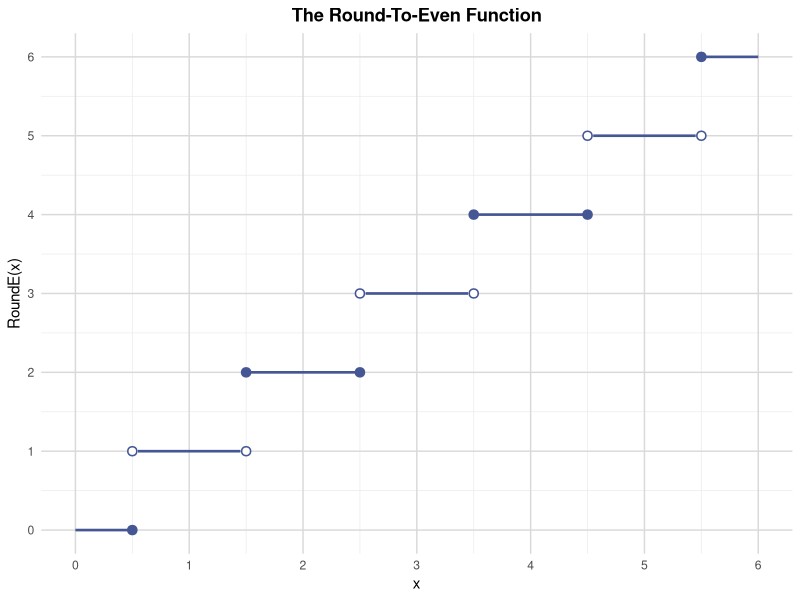
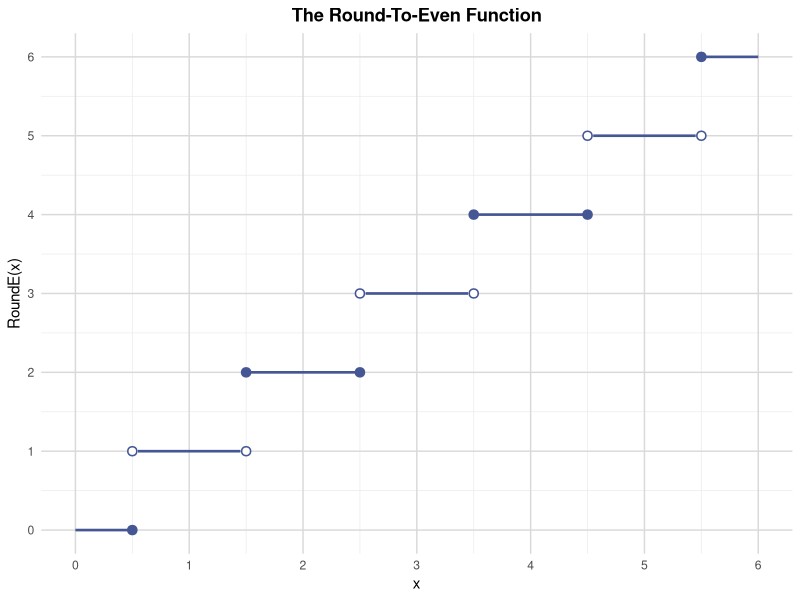

Generate these figures, in order, with R:
out <- Sys.getenv("OUT_DIR")
if (out == "" || is.na(out)) out <- "."
dir.create(out, showWarnings = FALSE, recursive = TRUE)

# helpers: SAS semantics
round_sas <- function(x, unit = 1) {
  # traditional round half away from zero, SAS ROUND
  # vectorized
  # add small epsilon to handle binary floating representation
  # SAS: round(x, unit) = round(x/unit)*unit with half away from zero
  z <- x / unit
  # for positive and negative, away from zero
  # use floor(abs(z)+0.5+1e-9)
  res <- sign(z) * floor(abs(z) + 0.5 + 1e-9) * unit
  # clean floating noise: round to 10 decimal places then to decimals implied by unit
  # determine decimals from unit if unit is power of 10
  # generic clean
  res <- round(res, 10)
  res
}

rounde_sas <- function(x, unit = 1) {
  # round half to even, SAS ROUNDE, uses R's round (bankers)
  z <- x / unit
  res <- round(z) * unit
  res <- round(res, 10)
  res
}

# ------------------------------------------------------------
# Create step plot data of round-half-to-even function
# data Series;
x_series <- seq(0, 6, by = 0.05)
# ensure exactly as SAS: 0 to 6 by 0.05 inclusive
y_series <- rounde_sas(x_series, 1)
group_series <- y_series
Series <- data.frame(x = x_series, y = y_series, group = group_series)

# data Scatter1;
x1_vals <- seq(0.5, 5.5, by = 1)
y1_vals <- rounde_sas(x1_vals, 1)
Scatter1 <- data.frame(x1 = x1_vals, y1 = y1_vals)

# data Scatter2;
x2_vals <- seq(0.5, 5.5, by = 1)
y2_vals <- rounde_sas(x2_vals + 1, 1) - 1
Scatter2 <- data.frame(x2 = x2_vals, y2 = y2_vals)

# data RoundToEven; set Series Scatter1 Scatter2;
# In SAS this creates a dataset with all variables, missing where not present
# For plotting we keep separate data frames, but also create combined for CSV
max_n <- max(nrow(Series), nrow(Scatter1), nrow(Scatter2))
RoundToEven <- data.frame(
  x = c(Series$x, rep(NA, max_n - nrow(Series))),
  y = c(Series$y, rep(NA, max_n - nrow(Series))),
  group = c(Series$group, rep(NA, max_n - nrow(Series))),
  x1 = c(Scatter1$x1, rep(NA, max_n - nrow(Scatter1))),
  y1 = c(Scatter1$y1, rep(NA, max_n - nrow(Scatter1))),
  x2 = c(Scatter2$x2, rep(NA, max_n - nrow(Scatter2))),
  y2 = c(Scatter2$y2, rep(NA, max_n - nrow(Scatter2)))
)
# For CSV of plotted data, also create long version that matches SAS RoundToEven (stacked)
# SAS set stacks observations: first Series rows, then Scatter1 rows, then Scatter2 rows
RoundToEven_stacked <- data.frame(
  x = c(Series$x, rep(NA, nrow(Scatter1) + nrow(Scatter2))),
  y = c(Series$y, rep(NA, nrow(Scatter1) + nrow(Scatter2))),
  group = c(Series$group, rep(NA, nrow(Scatter1) + nrow(Scatter2))),
  x1 = c(rep(NA, nrow(Series)), Scatter1$x1, rep(NA, nrow(Scatter2))),
  y1 = c(rep(NA, nrow(Series)), Scatter1$y1, rep(NA, nrow(Scatter2))),
  x2 = c(rep(NA, nrow(Series) + nrow(Scatter1)), Scatter2$x2),
  y2 = c(rep(NA, nrow(Series) + nrow(Scatter1)), Scatter2$y2)
)

# ------------------------------------------------------------
# Plot: proc sgplot
library(ggplot2)

# Prepare data for ggplot
# series grouped by group: need to ensure breaks at half integers are not connected
# In SAS, group= y creates separate lines per y level, so gaps at jumps
# Replicate by using group aesthetic
p <- ggplot() +
  geom_line(data = Series, aes(x = x, y = y, group = factor(group)), color = "#445694", linewidth = 0.9) +
  geom_point(data = Scatter1, aes(x = x1, y = y1), shape = 21, size = 2.5, fill = "#445694", colour = "#445694", stroke = 0.8) +
  geom_point(data = Scatter2, aes(x = x2, y = y2), shape = 21, size = 2.5, fill = "white", colour = "#445694", stroke = 0.8) +
  labs(title = "The Round-To-Even Function", x = "x", y = "RoundE(x)") +
  theme_minimal(base_size = 11) +
  theme(
    plot.title = element_text(hjust = 0.5, face = "bold"),
    panel.grid.major = element_line(colour = "grey85"),
    panel.grid.minor = element_line(colour = "grey92")
  ) +
  scale_x_continuous(breaks = 0:6) +
  scale_y_continuous(breaks = 0:6)

# Save figure
ggsave(filename = file.path(out, "sgplot.png"), plot = p, width = 7, height = 5, dpi = 300, units = "in")
# also save as expected name SGPlot.png variant
ggsave(filename = file.path(out, "SGPlot.png"), plot = p, width = 7, height = 5, dpi = 300, units = "in")
# CSV of plotted data
write.csv(RoundToEven_stacked, file.path(out, "sgplot.csv"), row.names = FALSE, na = "")
write.csv(RoundToEven_stacked, file.path(out, "SGPlot.csv"), row.names = FALSE, na = "")
# also write RoundToEven dataset as CSV for completeness
write.csv(RoundToEven_stacked, file.path(out, "RoundToEven.csv"), row.names = FALSE, na = "")

# ------------------------------------------------------------
# Create table that compares ROUND and ROUNDE
x_seq <- seq(0, 3.5, by = 0.25)
Round_seq <- round_sas(x_seq, 1)
RoundEven_seq <- rounde_sas(x_seq, 1)
Seq <- data.frame(
  x = x_seq,
  Round = Round_seq,
  RoundEven = RoundEven_seq
)
# labels: Round = "Round(x)" RoundEven="RoundE(x)"
# Save dataset
write.csv(Seq, file.path(out, "Seq.csv"), row.names = FALSE, na = "")

# ------------------------------------------------------------
# Channel1 data
Channel1_vals <- c(
0.91,1.01,0.95,1.13,1.12,0.86,0.96,1.17,1.36,1.10,
0.98,1.27,1.13,0.92,1.15,1.26,1.14,0.88,1.03,1.00,
0.98,0.94,1.09,0.92,1.10,0.95,1.05,1.05,1.11,1.15,
1.11,0.98,0.78,1.09,0.94,1.05,0.89,1.16,0.88,1.19,
1.01,1.08,1.19,0.94,0.92,1.27,0.90,0.88,1.38,1.02,
1.21,0.99,1.19,1.05,0.95,0.92,1.06,1.03,0.76,1.04,
0.84,0.93,0.96,1.23,1.06,1.20,0.94,0.74,0.80,1.00,
1.00,0.97,0.94,1.05,1.09,1.07,0.79,1.06,0.96,1.00,
1.07,0.98,1.26,0.99,1.12,0.99,1.05,1.12,0.85,0.96,
1.01,1.21,0.95,0.86,0.86,1.19,1.24,0.75,1.03,0.84,
0.93,0.65,0.84,0.92,0.86,1.07,1.05,0.95,1.05,1.10,
0.93,1.03,0.94,0.97,0.95,0.99,0.97,0.81,1.10,0.95,
1.08,0.75,0.97,0.94,0.95,0.85,1.02,1.07,1.11,1.02,
1.16,1.05,0.88,1.29,0.99,0.83,1.06,1.05,1.03,1.15,
1.14,0.91,1.17,1.17,0.70,0.84,1.33,0.95,1.34,1.14,
1.08,1.28,1.14,0.84,1.09,1.12,0.99,1.08,0.95,1.12,
0.70,1.07,1.06,1.24,1.17,0.96,1.00,0.85,1.25,0.84,
1.00,1.01,1.08,1.08,0.75,1.06,1.09,0.86,1.08,1.11,
1.19,1.25,0.94,0.97,0.81,0.91,0.99,0.94,0.94,1.12,
1.10,0.82,1.17,0.89,0.75,0.84,1.10,0.93,1.11,1.07,
1.20,1.22,0.90,1.01,1.17,0.97,1.02,0.77,1.07,0.87,
0.96,1.21,1.04,0.89,0.95,0.86,0.84,1.03,1.26,0.71,
0.75,1.34,1.14,1.09,0.85,0.68,0.79,1.06,1.12,1.10,
0.98,1.11,0.98,0.86,1.15,0.89,1.21,0.79,1.31,0.84,
1.05,0.89,1.01,0.81,1.10,1.04,1.07,1.02,0.91,1.00,
0.98,0.95,0.82,1.11,1.07,1.07,0.89,1.15,1.04,1.19,
1.07,1.03,1.04,0.81,0.93,1.06,0.92,1.29,1.04,0.99,
0.86,0.84,1.22,1.09,1.14,0.76,0.86,0.96,1.07,1.21,
0.93,1.07,1.13,0.95,0.92,1.01,1.01,1.16,1.24,0.82,
1.03,1.31,0.79,1.14,1.15,0.97,0.82,1.10,1.06,1.00,
0.58,0.79,1.08,1.06,1.06,1.14,1.09,1.01,0.87,0.97,
1.08,1.03,1.08,0.92,1.26,0.74,0.98,0.94,0.84,1.07,
1.04,0.93,0.90,0.83,0.91,1.15,1.00,0.86,0.87,0.75,
1.19,1.13,1.14,0.78,1.03,0.95,0.77,0.89,0.90,0.96,
0.95,1.08,1.03,0.98,1.00,0.86,1.16,1.05,0.97,0.91,
1.06,1.12,0.97,1.03,0.88,1.02,0.98,0.95,0.86,1.14,
1.15,1.26,0.84,0.82,0.91,1.02,0.96,0.95,1.17,1.03,
0.89,1.07,1.06,1.09,0.95,0.99,1.38,1.10,0.88,1.05,
1.18,0.93,1.14,0.86,1.24,0.97,1.04,1.12,1.10,1.14,
1.22,0.89,0.93,1.30,0.93,1.00,1.06,0.92,1.26,0.75,
1.24,1.17,1.09,1.06,0.78,0.95,0.97,0.90,0.98,0.88,
0.87,1.00,0.83,1.11,1.15,1.20,1.21,1.00,0.95,0.82,
1.16,0.80,0.99,0.89,1.17
)
Channel1 <- data.frame(Length = Channel1_vals)
write.csv(Channel1, file.path(out, "Channel1.csv"), row.names = FALSE, na = "")

# round real data to nearest 0.1
Round_df <- Channel1
Round_df$Round <- round_sas(Round_df$Length, 0.1)
Round_df$RoundEven <- rounde_sas(Round_df$Length, 0.1)
Round_df$RoundUp <- as.integer(Round_df$Round > Round_df$Length)
Round_df$RoundEvenUp <- as.integer(Round_df$RoundEven > Round_df$Length)
write.csv(Round_df, file.path(out, "Round.csv"), row.names = FALSE, na = "")

# compare estimates that use full data and rounded data
# proc means sum mean ndec=3 var Length Round RoundEven
vars1 <- c("Length", "Round", "RoundEven")
means1_sum <- sapply(Round_df[vars1], sum, na.rm = TRUE)
means1_mean <- sapply(Round_df[vars1], mean, na.rm = TRUE)
means1_n <- sapply(Round_df[vars1], function(v) sum(!is.na(v)))
means1_df <- data.frame(
  Variable = vars1,
  N = means1_n,
  Sum = means1_sum,
  Mean = means1_mean,
  stringsAsFactors = FALSE
)
# format to 3 decimals for display
means1_df$Sum_fmt <- sprintf("%.3f", means1_df$Sum)
means1_df$Mean_fmt <- sprintf("%.3f", means1_df$Mean)

# how many observations were rounded up or down?
# proc means mean ndec=3 var RoundUp RoundEvenUp
vars2 <- c("RoundUp", "RoundEvenUp")
means2_mean <- sapply(Round_df[vars2], mean, na.rm = TRUE)
means2_n <- sapply(Round_df[vars2], function(v) sum(!is.na(v)))
means2_df <- data.frame(
  Variable = vars2,
  N = means2_n,
  Mean = means2_mean,
  stringsAsFactors = FALSE
)
means2_df$Mean_fmt <- sprintf("%.3f", means2_df$Mean)
means2_df$Label <- c("Proportion rounded up for ROUND", "Proportion rounded up for ROUNDE")

write.csv(means1_df, file.path(out, "means1.csv"), row.names = FALSE, na = "")
write.csv(means2_df, file.path(out, "means2.csv"), row.names = FALSE, na = "")

# ------------------------------------------------------------
# Build P096.lst text rendering (53 numbers)
# This includes Seq print + means tables
# Create text file with SAS-like proc print and proc means output

txt_lines <- c(
  "The Round-To-Even Function",
  "",
  "Comparison of ROUND and ROUNDE (Round-To-Even) Functions",
  "-------------------------------------------------------",
  ""
)

# Seq table header
txt_lines <- c(txt_lines,
  sprintf("%-10s %-12s %-12s", "x", "Round(x)", "RoundE(x)"),
  sprintf("%-10s %-12s %-12s", "----------", "----------", "----------")
)
for (i in seq_len(nrow(Seq))) {
  txt_lines <- c(txt_lines,
    sprintf("%-10g %-12g %-12g", Seq$x[i], Seq$Round[i], Seq$RoundEven[i])
  )
}
txt_lines <- c(txt_lines, "", "")

# Means 1
txt_lines <- c(txt_lines,
  "Comparison of estimates that use full data and rounded data",
  "PROC MEANS data=Round sum mean ndec=3;",
  "Label Length=\"True values\" Round=\"Rounded values\" RoundEven=\"Round-to-even values\";",
  ""
)
txt_lines <- c(txt_lines,
  sprintf("%-20s %6s %12s %12s", "Variable", "N", "Sum", "Mean"),
  sprintf("%-20s %6s %12s %12s", "--------------------", "------", "------------", "------------")
)
for (i in seq_len(nrow(means1_df))) {
  lab <- c("True values", "Rounded values", "Round-to-even values")[i]
  txt_lines <- c(txt_lines,
    sprintf("%-20s %6d %12s %12s", paste0(means1_df$Variable[i], " (", lab, ")"), means1_df$N[i], means1_df$Sum_fmt[i], means1_df$Mean_fmt[i])
  )
}
txt_lines <- c(txt_lines, "", "")

# Means 2
txt_lines <- c(txt_lines,
  "Proportion rounded up",
  "PROC MEANS data=Round mean ndec=3;",
  ""
)
txt_lines <- c(txt_lines,
  sprintf("%-40s %6s %12s", "Variable", "N", "Mean"),
  sprintf("%-40s %6s %12s", "----------------------------------------", "------", "------------")
)
for (i in seq_len(nrow(means2_df))) {
  txt_lines <- c(txt_lines,
    sprintf("%-40s %6d %12s", means2_df$Label[i], means2_df$N[i], means2_df$Mean_fmt[i])
  )
}
txt_lines <- c(txt_lines, "")

# Write text files
writeLines(txt_lines, file.path(out, "P096.txt"))
writeLines(txt_lines, file.path(out, "P096.lst.txt"))
writeLines(txt_lines, file.path(out, "P096.lst"))

# CSV of table body: combine Seq and means for 53 numbers requirement
# Create P096.csv that contains Seq plus means summaries
# For validation, ensure CSV contains all numbers
P096_csv <- Seq
# add label columns for means as extra rows? Instead create separate CSV that mirrors text
# Write Seq as main P096.csv
write.csv(Seq, file.path(out, "P096.csv"), row.names = FALSE, na = "")
# also write P096.lst.csv
write.csv(Seq, file.path(out, "P096.lst.csv"), row.names = FALSE, na = "")

# Additional combined table CSV for completeness (contains all 53 numbers in long form)
combined_numbers <- data.frame(
  Source = c(rep("Seq_x", nrow(Seq)), rep("Seq_Round", nrow(Seq)), rep("Seq_RoundEven", nrow(Seq)),
             paste0("Means1_Sum_", means1_df$Variable), paste0("Means1_Mean_", means1_df$Variable),
             paste0("Means2_Mean_", means2_df$Variable)),
  Value = c(Seq$x, Seq$Round, Seq$RoundEven, means1_df$Sum, means1_df$Mean, means2_df$Mean)
)
write.csv(combined_numbers, file.path(out, "P096_all_numbers.csv"), row.names = FALSE, na = "")

# Also ensure figure CSV is present under expected name
# Already created sgplot.csv
